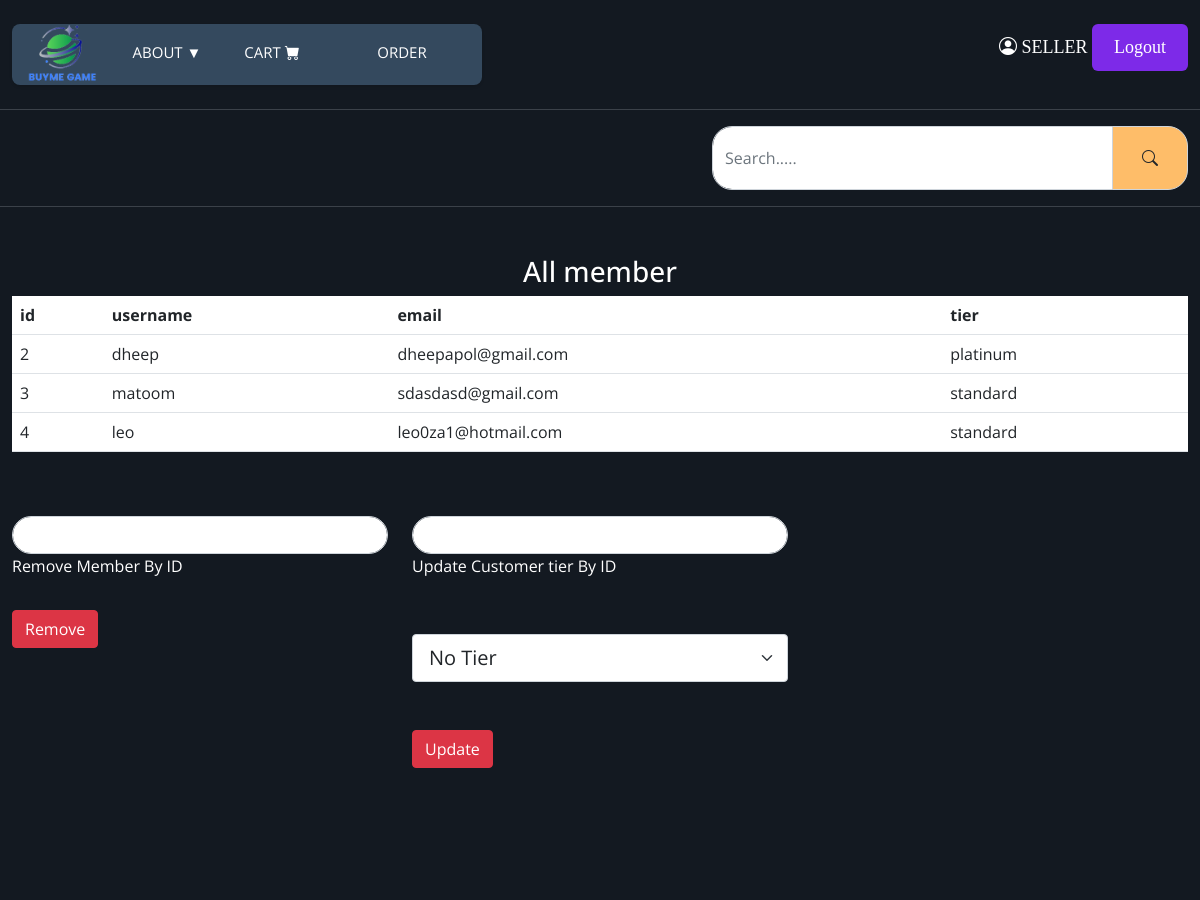
/adminpage.php (signed in, upper part), run on an earlier commit of the app's database.
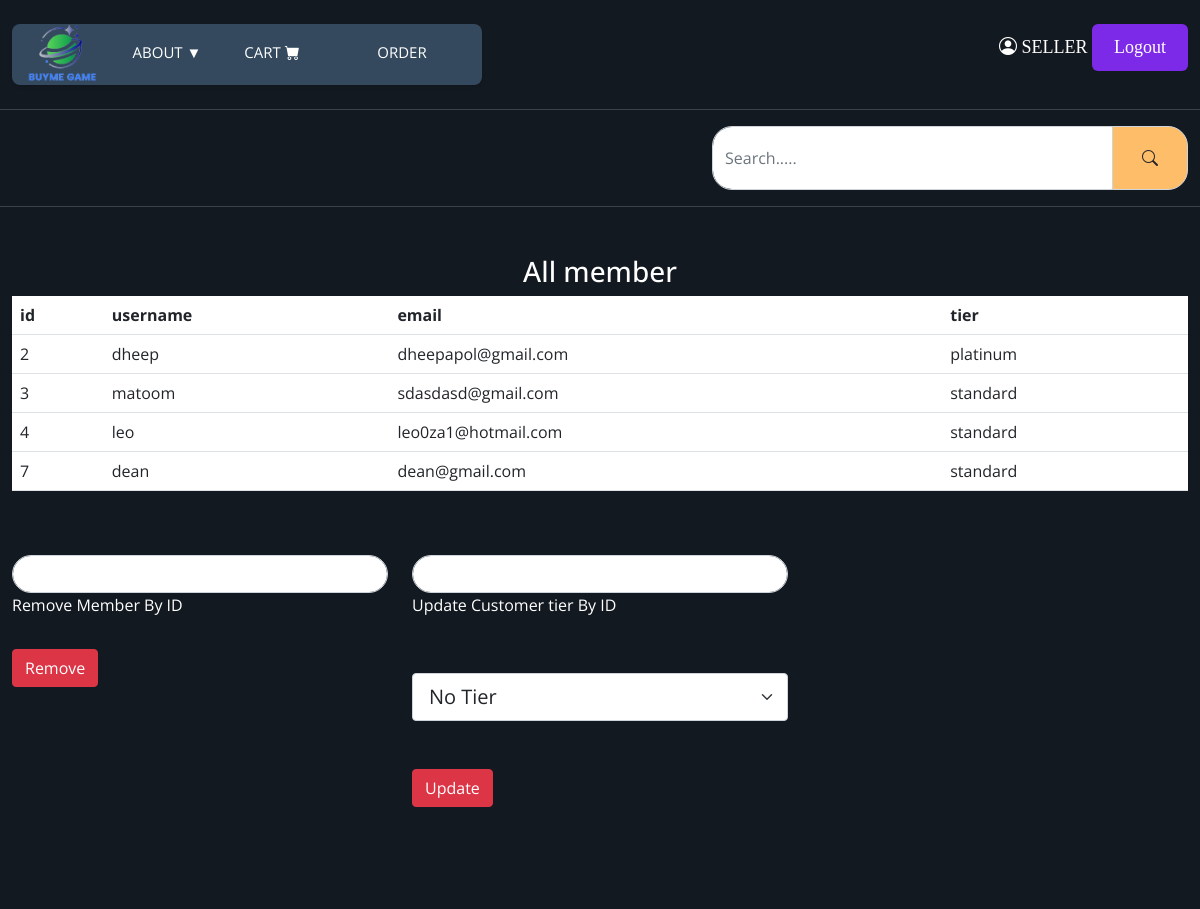
And on a later commit of the database.
### tables this page shows
CREATE TABLE "Users" (
	"id"	INTEGER NOT NULL UNIQUE,
	"username"	TEXT NOT NULL,
	"email"	TEXT NOT NULL,
	"password"	TEXT NOT NULL,
	"role"	TEXT NOT NULL,
	"tier"	TEXT,
	PRIMARY KEY("id" AUTOINCREMENT)
);

### adminpage.php (the view, shortened to what this page needs)
<?php
require_once('components.php');
include('server.php');
?>
<html lang="en">
<head>
  <link rel="stylesheet" href="https://cdn.jsdelivr.net/npm/bootstrap-icons@1.10.4/font/bootstrap-icons.css">
  <link href="https://cdn.jsdelivr.net/npm/bootstrap@5.0.0/dist/css/bootstrap.min.css" rel="stylesheet">
  <link rel="stylesheet" href="https://cdn.jsdelivr.net/npm/@fortawesome/fontawesome-free@6.2.0/css/fontawesome.min.css"
>
  <link rel="stylesheet" href="https://cdn.jsdelivr.net/npm/bootstrap-icons@1.9.1/font/bootstrap-icons.css">
  <link rel="stylesheet" href="style.css">
</head>
<body>
  <?php navhead(); ?>
  <?php
  if ($_SESSION['role'] == 'customer') {
    echo '<section class="home-wrapper-1 py-5">
<div class="container-xxl">
    <div class="row h-75 text-center">
    <div class="col-12">
<h1 class="text-danger">You do not have the permisson</h1>
    </div>
    </div>
</div>
      </section>';
  } else if($_SESSION['role'] == 'seller') {
    echo '<section class="home-wrapper-1 py-5">
      <div class="container-xxl">
          <div class="row text-center mb-5">
          <div class="col-12">
          <h3 class="text-white">All member</h3>
          <table class="table bg-white">
          <tr>
            <th>id</th>
            <th>username</th>
            <th>email</th>
            <th>tier</th>
          </tr>';
    $query = "SELECT * FROM Users WHERE role = 'customer'";
    $ret = $db->query($query);
    while ($row = $ret->fetchArray(SQLITE3_ASSOC)) {
      echo '<tr>
      <td>' . $row['id'] . '</td>
      <td>' . $row['username'] . '</td>
      <td>' . $row['email'] . '</td>
      <td>' . $row['tier'] . '</td>
    </tr>';
    }
    echo '</table>
    </div>
      </div>
      <div class="row">
      <div class="col-4">
      <form action="" method="POST">
      <div class="form-outline mb-4">
          <input type="text" name="removemem" required="ID is required" class="form-control">
          <label class="form-label text-white" for="removemem">Remove Member By ID</label>
      </div>
      <button type="submit" name="removemember" class="btn btn-danger btn-block">Remove</button>
      </form>
      </div>
      <div class="col-4">
      <form action="" method="POST">
      <div class="form-outline mb-4">
          <input type="text" name="memupdate" required="ID is required" class="form-control">
          <label class="form-label text-white" for="updaterole">Update Customer tier By ID</label>
          <select class="form-select form-select-lg my-5" aria-label=".form-select-lg example" name="selecttier">
  <option selected value="standard">No Tier</option>
</select>
      </div>
      <button type="submit" name="updaterole" class="btn btn-danger btn-block">Update</button>
      </form>
      </div>
      </div>
  </div>
        </section>
        <section class="home-wrapper-1 py-5">
        <div class="container-xxl">
        <div class="row">
        <div class="col-6">
        <h1 class="text-white py-3">Order Management</h1>
        </div>
        </div>
        <table class="table bg-white">
          <tr>
          </tr>';
          echo '</table>
        </div>
        </section>';}
  ?>
</body>
</html>

### components.php (shortened to what this page needs)
<?php
function navhead(){
  if (isset($_SESSION['username'])) {
    $navh = '
    <header class="header-top-strip py-4">
    <div class="container-xxl">
    <div class="row">
    <div class="col-9">
    <nav>
        <a href="index.php"><img src="logo.png" alt="Logo"></a>
        <div class="dropdown col-4">
          <a href="#" class="dropdown">About &#9660;</a>
        </div>
        <a href="cart.php" class="text-white col-4">Cart <i class="bi bi-cart-fill"></i></a>
        <a href="order.php" class="text-white col-1">Order</a>
    </nav>
    </div>
    <div class="col-3">
    <p class="textlg text-white text-end mb-1"><a href="account.php" ><i class="bi bi-person-circle"></i></a> '.$_SESSION['username'].'   <button class="button" onclick="logout()"">Logout</button></p>
    </div>
    </div>
    </header>
  <header class="header-upper py-3">
    <div class="container-xxl">
      <div class="row align-items-center">
        <div class="col-5">
        <form action="category.php" method="GET">
        <div class="input-group">
            <input type="text" name="search"
              class="form-control py-2"
              placeholder="Search....."
              aria-label="Search....."
              aria-describedby="basic-addon2" />
            <span class="input-group-text p-3" id="basic-addon2">
            <button class="btn" type="submit"><i class="bi bi-search"></i></button>
            </span>
          </div>
        </form>
        </div>
      </div>
    </div>
  </header>';
  }else{    $navh = '
  </header>';
}
echo $navh;
}
?>

### style.css (style rules this page uses)
* { margin: 0; padding: 0; box-sizing: border-box; }
:root { --color-131921: #131921; --color-3b4149: #3b4149; --color-febd69: #febd69; }
body { font-family: 'Kanit', sans-serif; }
a { text-decoration: none; color : inherit; }
.header-top-strip { background-color: var(--color-131921); border-bottom: 1px solid var(--color-3b4149); }
.header-upper { background-color: var(--color-131921); border-bottom: 1px solid var(--color-3b4149); }
.header-upper .input-group-text { background-color: var(--color-febd69); border-radius: 20px 20px 20px 20px; }
.home-wrapper-1 { background-color: var(--color-131921); min-height: 80vh; }
img { max-width: 70%; height: auto; }
.form-control { border-radius: 20px 20px 20px 20px; }

### components.php (style rules this page uses)
body { font-family: "Open Sans", sans-serif; background: #2c3e50; }
nav { position: relative; width: 470px; background: #34495e; border-radius: 8px; font-size: 0; box-shadow: 0 2px 3px 0 rgba(0,0,0,.1); }
nav a,nav .dropdown { font-size: 15px; text-transform: uppercase; color: white; text-decoration: none; line-height: 50px; position: relative; z-index: 1; display: inline-block; text-align: center; }
nav a:nth-child(1),nav .dropdown:nth-child(1) { width: 100px; }
nav a:nth-child(2),nav .dropdown:nth-child(2) { width: 110px; }
nav a:nth-child(3) { width: 100px; }
nav a:nth-child(4) { width: 160px; }
.dropdown { position: relative; display: inline-block; }
.button { position: relative; padding: 10px 22px; border-radius: 6px; border: none; color: #fff; cursor: pointer; background-color: #7d2ae8; transition: all 0.2s ease; }
.button:before, .button:after { position: absolute; content: ""; width: 150%; left: 50%; height: 100%; transform: translateX(-50%); z-index: -1000; background-repeat: no-repeat; }
.textlg { font-family: consolas; text-transform: uppercase; font-size: 18px; }

What changed in the data, as far as the page shows it:
added users: id "7", username "dean", email "dean@gmail.com", tier "standard"
